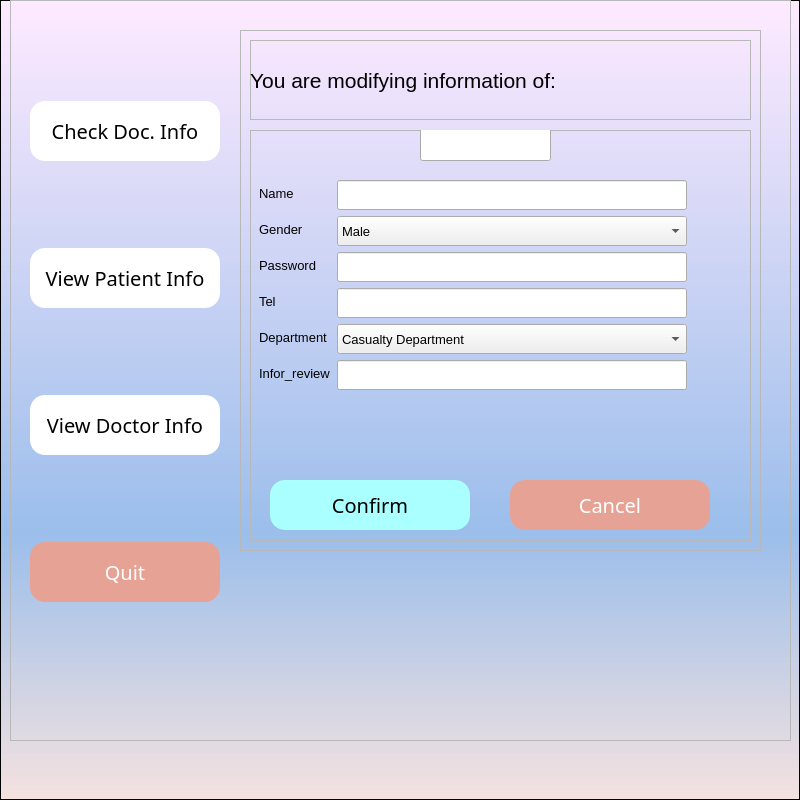
<?xml version="1.0" encoding="UTF-8"?>
<ui version="4.0">
 <class>Form</class>
 <widget class="QWidget" name="Form">
  <property name="geometry">
   <rect>
    <x>0</x>
    <y>0</y>
    <width>800</width>
    <height>800</height>
   </rect>
  </property>
  <property name="windowTitle">
   <string>Form</string>
  </property>
  <widget class="QFrame" name="frame_main">
   <property name="geometry">
    <rect>
     <x>10</x>
     <y>0</y>
     <width>781</width>
     <height>741</height>
    </rect>
   </property>
   <property name="frameShape">
    <enum>QFrame::StyledPanel</enum>
   </property>
   <property name="frameShadow">
    <enum>QFrame::Raised</enum>
   </property>
   <widget class="QStackedWidget" name="stackedWidget">
    <property name="geometry">
     <rect>
      <x>220</x>
      <y>20</y>
      <width>541</width>
      <height>741</height>
     </rect>
    </property>
    <property name="currentIndex">
     <number>3</number>
    </property>
    <widget class="QWidget" name="page_checkDoc">
     <widget class="QFrame" name="frame_5">
      <property name="geometry">
       <rect>
        <x>10</x>
        <y>10</y>
        <width>521</width>
        <height>521</height>
       </rect>
      </property>
      <property name="frameShape">
       <enum>QFrame::StyledPanel</enum>
      </property>
      <property name="frameShadow">
       <enum>QFrame::Raised</enum>
      </property>
      <widget class="QFrame" name="frame_6">
       <property name="geometry">
        <rect>
         <x>10</x>
         <y>10</y>
         <width>501</width>
         <height>71</height>
        </rect>
       </property>
       <property name="frameShape">
        <enum>QFrame::StyledPanel</enum>
       </property>
       <property name="frameShadow">
        <enum>QFrame::Raised</enum>
       </property>
       <widget class="QLabel" name="label">
        <property name="geometry">
         <rect>
          <x>1</x>
          <y>4</y>
          <width>501</width>
          <height>61</height>
         </rect>
        </property>
        <property name="font">
         <font>
          <family>Arial Black</family>
          <pointsize>10</pointsize>
          <weight>75</weight>
          <bold>true</bold>
         </font>
        </property>
        <property name="text">
         <string>Please check the following information</string>
        </property>
        <property name="alignment">
         <set>Qt::AlignCenter</set>
        </property>
       </widget>
      </widget>
      <widget class="QFrame" name="frame_7">
       <property name="geometry">
        <rect>
         <x>10</x>
         <y>90</y>
         <width>501</width>
         <height>421</height>
        </rect>
       </property>
       <property name="frameShape">
        <enum>QFrame::StyledPanel</enum>
       </property>
       <property name="frameShadow">
        <enum>QFrame::Raised</enum>
       </property>
       <widget class="QTableWidget" name="tableWidget">
        <property name="geometry">
         <rect>
          <x>10</x>
          <y>10</y>
          <width>481</width>
          <height>401</height>
         </rect>
        </property>
        <attribute name="horizontalHeaderCascadingSectionResizes">
         <bool>false</bool>
        </attribute>
        <attribute name="horizontalHeaderDefaultSectionSize">
         <number>80</number>
        </attribute>
        <attribute name="horizontalHeaderStretchLastSection">
         <bool>true</bool>
        </attribute>
        <column>
         <property name="text">
          <string>Doc. ID</string>
         </property>
        </column>
        <column>
         <property name="text">
          <string>Name</string>
         </property>
        </column>
        <column>
         <property name="text">
          <string>Gender</string>
         </property>
        </column>
        <column>
         <property name="text">
          <string>Tel</string>
         </property>
        </column>
        <column>
         <property name="text">
          <string>Department</string>
         </property>
        </column>
       </widget>
      </widget>
     </widget>
    </widget>
    <widget class="QWidget" name="page_patient">
     <widget class="QTableWidget" name="tableWidget_patient">
      <property name="geometry">
       <rect>
        <x>10</x>
        <y>60</y>
        <width>521</width>
        <height>521</height>
       </rect>
      </property>
      <attribute name="horizontalHeaderDefaultSectionSize">
       <number>100</number>
      </attribute>
      <attribute name="horizontalHeaderStretchLastSection">
       <bool>true</bool>
      </attribute>
      <column>
       <property name="text">
        <string>Name</string>
       </property>
      </column>
      <column>
       <property name="text">
        <string>Gender</string>
       </property>
      </column>
      <column>
       <property name="text">
        <string>ID</string>
       </property>
      </column>
      <column>
       <property name="text">
        <string>Tel</string>
       </property>
      </column>
      <column>
       <property name="text">
        <string>Age</string>
       </property>
      </column>
     </widget>
    </widget>
    <widget class="QWidget" name="page_doctor">
     <widget class="QTableWidget" name="tableWidget_2">
      <property name="geometry">
       <rect>
        <x>10</x>
        <y>80</y>
        <width>521</width>
        <height>521</height>
       </rect>
      </property>
      <attribute name="horizontalHeaderDefaultSectionSize">
       <number>100</number>
      </attribute>
      <attribute name="horizontalHeaderStretchLastSection">
       <bool>true</bool>
      </attribute>
      <column>
       <property name="text">
        <string>Name</string>
       </property>
      </column>
      <column>
       <property name="text">
        <string>Gender</string>
       </property>
      </column>
      <column>
       <property name="text">
        <string>ID</string>
       </property>
      </column>
      <column>
       <property name="text">
        <string>Tel</string>
       </property>
      </column>
      <column>
       <property name="text">
        <string>Departmemt</string>
       </property>
      </column>
     </widget>
    </widget>
    <widget class="QWidget" name="page_doctorModify">
     <widget class="QFrame" name="frame">
      <property name="geometry">
       <rect>
        <x>10</x>
        <y>10</y>
        <width>521</width>
        <height>521</height>
       </rect>
      </property>
      <property name="frameShape">
       <enum>QFrame::StyledPanel</enum>
      </property>
      <property name="frameShadow">
       <enum>QFrame::Raised</enum>
      </property>
      <widget class="QFrame" name="frame_2">
       <property name="geometry">
        <rect>
         <x>10</x>
         <y>10</y>
         <width>501</width>
         <height>80</height>
        </rect>
       </property>
       <property name="frameShape">
        <enum>QFrame::StyledPanel</enum>
       </property>
       <property name="frameShadow">
        <enum>QFrame::Raised</enum>
       </property>
       <widget class="QLabel" name="label_7">
        <property name="geometry">
         <rect>
          <x>0</x>
          <y>10</y>
          <width>521</width>
          <height>61</height>
         </rect>
        </property>
        <property name="font">
         <font>
          <family>Arial</family>
          <pointsize>16</pointsize>
         </font>
        </property>
        <property name="text">
         <string>You are modifying information of:</string>
        </property>
       </widget>
      </widget>
      <widget class="QFrame" name="frame_3">
       <property name="geometry">
        <rect>
         <x>10</x>
         <y>100</y>
         <width>501</width>
         <height>411</height>
        </rect>
       </property>
       <property name="frameShape">
        <enum>QFrame::StyledPanel</enum>
       </property>
       <property name="frameShadow">
        <enum>QFrame::Raised</enum>
       </property>
       <widget class="QWidget" name="formLayoutWidget">
        <property name="geometry">
         <rect>
          <x>9</x>
          <y>50</y>
          <width>521</width>
          <height>271</height>
         </rect>
        </property>
        <layout class="QFormLayout" name="formLayout">
         <item row="0" column="0">
          <widget class="QLabel" name="label_3">
           <property name="font">
            <font>
             <family>Arial</family>
             <pointsize>10</pointsize>
            </font>
           </property>
           <property name="text">
            <string>Name</string>
           </property>
          </widget>
         </item>
         <item row="0" column="1">
          <widget class="QLineEdit" name="lineEdit_2">
           <property name="sizePolicy">
            <sizepolicy hsizetype="Fixed" vsizetype="Fixed">
             <horstretch>0</horstretch>
             <verstretch>0</verstretch>
            </sizepolicy>
           </property>
           <property name="minimumSize">
            <size>
             <width>350</width>
             <height>30</height>
            </size>
           </property>
           <property name="maximumSize">
            <size>
             <width>350</width>
             <height>30</height>
            </size>
           </property>
          </widget>
         </item>
         <item row="1" column="0">
          <widget class="QLabel" name="label_4">
           <property name="font">
            <font>
             <family>Arial</family>
             <pointsize>10</pointsize>
            </font>
           </property>
           <property name="text">
            <string>Gender</string>
           </property>
          </widget>
         </item>
         <item row="1" column="1">
          <widget class="QComboBox" name="comboBox">
           <property name="sizePolicy">
            <sizepolicy hsizetype="Fixed" vsizetype="Fixed">
             <horstretch>0</horstretch>
             <verstretch>0</verstretch>
            </sizepolicy>
           </property>
           <property name="minimumSize">
            <size>
             <width>350</width>
             <height>30</height>
            </size>
           </property>
           <property name="maximumSize">
            <size>
             <width>350</width>
             <height>30</height>
            </size>
           </property>
           <property name="font">
            <font>
             <family>Arial</family>
             <pointsize>10</pointsize>
            </font>
           </property>
           <item>
            <property name="text">
             <string>Male</string>
            </property>
           </item>
           <item>
            <property name="text">
             <string>Female</string>
            </property>
           </item>
          </widget>
         </item>
         <item row="2" column="0">
          <widget class="QLabel" name="label_15">
           <property name="font">
            <font>
             <family>Arial</family>
             <pointsize>10</pointsize>
            </font>
           </property>
           <property name="text">
            <string>Password</string>
           </property>
          </widget>
         </item>
         <item row="2" column="1">
          <widget class="QLineEdit" name="lineEdit_9">
           <property name="sizePolicy">
            <sizepolicy hsizetype="Fixed" vsizetype="Fixed">
             <horstretch>0</horstretch>
             <verstretch>0</verstretch>
            </sizepolicy>
           </property>
           <property name="minimumSize">
            <size>
             <width>350</width>
             <height>30</height>
            </size>
           </property>
           <property name="maximumSize">
            <size>
             <width>350</width>
             <height>30</height>
            </size>
           </property>
          </widget>
         </item>
         <item row="3" column="0">
          <widget class="QLabel" name="label_5">
           <property name="font">
            <font>
             <family>Arial</family>
             <pointsize>10</pointsize>
            </font>
           </property>
           <property name="text">
            <string>Tel</string>
           </property>
          </widget>
         </item>
         <item row="3" column="1">
          <widget class="QLineEdit" name="lineEdit_3">
           <property name="sizePolicy">
            <sizepolicy hsizetype="Fixed" vsizetype="Fixed">
             <horstretch>0</horstretch>
             <verstretch>0</verstretch>
            </sizepolicy>
           </property>
           <property name="minimumSize">
            <size>
             <width>350</width>
             <height>30</height>
            </size>
           </property>
           <property name="maximumSize">
            <size>
             <width>350</width>
             <height>30</height>
            </size>
           </property>
          </widget>
         </item>
         <item row="4" column="0">
          <widget class="QLabel" name="label_6">
           <property name="font">
            <font>
             <family>Arial</family>
             <pointsize>10</pointsize>
            </font>
           </property>
           <property name="text">
            <string>Department</string>
           </property>
          </widget>
         </item>
         <item row="4" column="1">
          <widget class="QComboBox" name="comboBox_2">
           <property name="sizePolicy">
            <sizepolicy hsizetype="Fixed" vsizetype="Fixed">
             <horstretch>0</horstretch>
             <verstretch>0</verstretch>
            </sizepolicy>
           </property>
           <property name="minimumSize">
            <size>
             <width>350</width>
             <height>30</height>
            </size>
           </property>
           <property name="maximumSize">
            <size>
             <width>350</width>
             <height>30</height>
            </size>
           </property>
           <property name="font">
            <font>
             <family>Arial</family>
             <pointsize>10</pointsize>
            </font>
           </property>
           <item>
            <property name="text">
             <string>Casualty Department</string>
            </property>
           </item>
           <item>
            <property name="text">
             <string>Operating Theatre</string>
            </property>
           </item>
           <item>
            <property name="text">
             <string>Intensive Care Unit</string>
            </property>
           </item>
           <item>
            <property name="text">
             <string>Anesthesiology Department</string>
            </property>
           </item>
           <item>
            <property name="text">
             <string>Cardiology Department</string>
            </property>
           </item>
           <item>
            <property name="text">
             <string>ENT Department</string>
            </property>
           </item>
           <item>
            <property name="text">
             <string>Geriatric Department</string>
            </property>
           </item>
           <item>
            <property name="text">
             <string>Gastroenterology Department</string>
            </property>
           </item>
          </widget>
         </item>
         <item row="5" column="0">
          <widget class="QLabel" name="label_16">
           <property name="font">
            <font>
             <family>Arial</family>
             <pointsize>10</pointsize>
            </font>
           </property>
           <property name="text">
            <string>Infor_review</string>
           </property>
          </widget>
         </item>
         <item row="5" column="1">
          <widget class="QLineEdit" name="lineEdit_10">
           <property name="sizePolicy">
            <sizepolicy hsizetype="Fixed" vsizetype="Fixed">
             <horstretch>0</horstretch>
             <verstretch>0</verstretch>
            </sizepolicy>
           </property>
           <property name="minimumSize">
            <size>
             <width>350</width>
             <height>30</height>
            </size>
           </property>
           <property name="maximumSize">
            <size>
             <width>350</width>
             <height>30</height>
            </size>
           </property>
          </widget>
         </item>
        </layout>
       </widget>
       <widget class="QLineEdit" name="lineEdit">
        <property name="geometry">
         <rect>
          <x>170</x>
          <y>-10</y>
          <width>131</width>
          <height>41</height>
         </rect>
        </property>
        <property name="font">
         <font>
          <family>Arial</family>
         </font>
        </property>
        <property name="readOnly">
         <bool>true</bool>
        </property>
       </widget>
       <widget class="QPushButton" name="pushButton_confirm">
        <property name="geometry">
         <rect>
          <x>20</x>
          <y>350</y>
          <width>200</width>
          <height>50</height>
         </rect>
        </property>
        <property name="sizePolicy">
         <sizepolicy hsizetype="Fixed" vsizetype="Fixed">
          <horstretch>0</horstretch>
          <verstretch>0</verstretch>
         </sizepolicy>
        </property>
        <property name="minimumSize">
         <size>
          <width>200</width>
          <height>50</height>
         </size>
        </property>
        <property name="maximumSize">
         <size>
          <width>200</width>
          <height>50</height>
         </size>
        </property>
        <property name="font">
         <font>
          <family>Microsoft Yahei</family>
          <pointsize>-1</pointsize>
          <weight>50</weight>
          <italic>false</italic>
          <bold>false</bold>
         </font>
        </property>
        <property name="styleSheet">
         <string notr="true">QPushButton
{
    font-family:Microsoft Yahei;
    font:20px;
    color:black;
    background-color:rgb(170, 255, 255);
    border-radius:15px;
}

QPushButton:hover
{
    background-color:rgb(0, 255, 255);
}

QPushButton:pressed
{
    background-color:rgb(0, 255, 255);
    padding-left:3px;
    padding-top:3px;
}
</string>
        </property>
        <property name="text">
         <string>Confirm</string>
        </property>
       </widget>
       <widget class="QPushButton" name="pushButton_cancel">
        <property name="geometry">
         <rect>
          <x>260</x>
          <y>350</y>
          <width>200</width>
          <height>50</height>
         </rect>
        </property>
        <property name="sizePolicy">
         <sizepolicy hsizetype="Fixed" vsizetype="Fixed">
          <horstretch>0</horstretch>
          <verstretch>0</verstretch>
         </sizepolicy>
        </property>
        <property name="minimumSize">
         <size>
          <width>200</width>
          <height>50</height>
         </size>
        </property>
        <property name="maximumSize">
         <size>
          <width>200</width>
          <height>50</height>
         </size>
        </property>
        <property name="font">
         <font>
          <family>Microsoft Yahei</family>
          <pointsize>-1</pointsize>
          <weight>50</weight>
          <italic>false</italic>
          <bold>false</bold>
         </font>
        </property>
        <property name="styleSheet">
         <string notr="true">QPushButton
{
    font-family:Microsoft Yahei;
    font:20px;
    color:white;
    background-color:rgb(230, 162, 149);
    border-radius:15px;
}

QPushButton:hover
{
    background-color:rgb(184, 67, 44);
}

QPushButton:pressed
{
    background-color:rgb(184, 67, 44);
    padding-left:3px;
    padding-top:3px;
}</string>
        </property>
        <property name="text">
         <string>Cancel</string>
        </property>
       </widget>
      </widget>
     </widget>
    </widget>
    <widget class="QWidget" name="page_patientModify">
     <widget class="QWidget" name="formLayoutWidget_2">
      <property name="geometry">
       <rect>
        <x>10</x>
        <y>100</y>
        <width>541</width>
        <height>632</height>
       </rect>
      </property>
      <layout class="QFormLayout" name="formLayout_2">
       <item row="0" column="0">
        <widget class="QLabel" name="label_8">
         <property name="font">
          <font>
           <family>Arial</family>
           <pointsize>10</pointsize>
          </font>
         </property>
         <property name="text">
          <string>Name</string>
         </property>
        </widget>
       </item>
       <item row="0" column="1">
        <widget class="QLineEdit" name="lineEdit_5">
         <property name="sizePolicy">
          <sizepolicy hsizetype="Fixed" vsizetype="Fixed">
           <horstretch>0</horstretch>
           <verstretch>0</verstretch>
          </sizepolicy>
         </property>
         <property name="minimumSize">
          <size>
           <width>300</width>
           <height>30</height>
          </size>
         </property>
         <property name="maximumSize">
          <size>
           <width>300</width>
           <height>30</height>
          </size>
         </property>
        </widget>
       </item>
       <item row="1" column="0">
        <widget class="QLabel" name="label_9">
         <property name="font">
          <font>
           <family>Arial</family>
           <pointsize>10</pointsize>
          </font>
         </property>
         <property name="text">
          <string>Gender</string>
         </property>
        </widget>
       </item>
       <item row="1" column="1">
        <widget class="QComboBox" name="comboBox_3">
         <property name="sizePolicy">
          <sizepolicy hsizetype="Fixed" vsizetype="Fixed">
           <horstretch>0</horstretch>
           <verstretch>0</verstretch>
          </sizepolicy>
         </property>
         <property name="minimumSize">
          <size>
           <width>300</width>
           <height>30</height>
          </size>
         </property>
         <property name="maximumSize">
          <size>
           <width>300</width>
           <height>30</height>
          </size>
         </property>
         <property name="font">
          <font>
           <family>Arial</family>
           <pointsize>10</pointsize>
          </font>
         </property>
         <item>
          <property name="text">
           <string>Male</string>
          </property>
         </item>
         <item>
          <property name="text">
           <string>Female</string>
          </property>
         </item>
        </widget>
       </item>
       <item row="2" column="0">
        <widget class="QLabel" name="label_17">
         <property name="font">
          <font>
           <family>Arial</family>
           <pointsize>10</pointsize>
          </font>
         </property>
         <property name="text">
          <string>Password</string>
         </property>
        </widget>
       </item>
       <item row="2" column="1">
        <widget class="QLineEdit" name="lineEdit_12">
         <property name="sizePolicy">
          <sizepolicy hsizetype="Fixed" vsizetype="Fixed">
           <horstretch>0</horstretch>
           <verstretch>0</verstretch>
          </sizepolicy>
         </property>
         <property name="minimumSize">
          <size>
           <width>300</width>
           <height>30</height>
          </size>
         </property>
         <property name="maximumSize">
          <size>
           <width>300</width>
           <height>30</height>
          </size>
         </property>
        </widget>
       </item>
       <item row="3" column="0">
        <widget class="QLabel" name="label_10">
         <property name="font">
          <font>
           <family>Arial</family>
           <pointsize>10</pointsize>
          </font>
         </property>
         <property name="text">
          <string>Tel</string>
         </property>
        </widget>
       </item>
       <item row="3" column="1">
        <widget class="QLineEdit" name="lineEdit_6">
         <property name="sizePolicy">
          <sizepolicy hsizetype="Fixed" vsizetype="Fixed">
           <horstretch>0</horstretch>
           <verstretch>0</verstretch>
          </sizepolicy>
         </property>
         <property name="minimumSize">
          <size>
           <width>300</width>
           <height>30</height>
          </size>
         </property>
         <property name="maximumSize">
          <size>
           <width>300</width>
           <height>30</height>
          </size>
         </property>
        </widget>
       </item>
       <item row="4" column="0">
        <widget class="QLabel" name="label_12">
         <property name="font">
          <font>
           <family>Arial</family>
           <pointsize>10</pointsize>
          </font>
         </property>
         <property name="text">
          <string>Age</string>
         </property>
        </widget>
       </item>
       <item row="4" column="1">
        <widget class="QLineEdit" name="lineEdit_7">
         <property name="sizePolicy">
          <sizepolicy hsizetype="Fixed" vsizetype="Fixed">
           <horstretch>0</horstretch>
           <verstretch>0</verstretch>
          </sizepolicy>
         </property>
         <property name="minimumSize">
          <size>
           <width>300</width>
           <height>30</height>
          </size>
         </property>
         <property name="maximumSize">
          <size>
           <width>300</width>
           <height>30</height>
          </size>
         </property>
        </widget>
       </item>
       <item row="5" column="0">
        <widget class="QLabel" name="label_11">
         <property name="font">
          <font>
           <family>Arial</family>
           <pointsize>10</pointsize>
          </font>
         </property>
         <property name="text">
          <string>Medical History</string>
         </property>
        </widget>
       </item>
       <item row="5" column="1">
        <widget class="QTextEdit" name="textEdit">
         <property name="sizePolicy">
          <sizepolicy hsizetype="Fixed" vsizetype="Fixed">
           <horstretch>0</horstretch>
           <verstretch>0</verstretch>
          </sizepolicy>
         </property>
         <property name="minimumSize">
          <size>
           <width>300</width>
           <height>100</height>
          </size>
         </property>
         <property name="maximumSize">
          <size>
           <width>300</width>
           <height>50</height>
          </size>
         </property>
        </widget>
       </item>
       <item row="6" column="0">
        <widget class="QLabel" name="label_13">
         <property name="font">
          <font>
           <family>Arial</family>
           <pointsize>10</pointsize>
          </font>
         </property>
         <property name="text">
          <string>Allergy</string>
         </property>
        </widget>
       </item>
       <item row="6" column="1">
        <widget class="QTextEdit" name="textEdit_2">
         <property name="sizePolicy">
          <sizepolicy hsizetype="Fixed" vsizetype="Expanding">
           <horstretch>0</horstretch>
           <verstretch>0</verstretch>
          </sizepolicy>
         </property>
         <property name="minimumSize">
          <size>
           <width>300</width>
           <height>100</height>
          </size>
         </property>
         <property name="maximumSize">
          <size>
           <width>300</width>
           <height>100</height>
          </size>
         </property>
        </widget>
       </item>
       <item row="7" column="0">
        <widget class="QLabel" name="label_14">
         <property name="font">
          <font>
           <family>Arial</family>
           <pointsize>10</pointsize>
          </font>
         </property>
         <property name="text">
          <string>Ward No.</string>
         </property>
        </widget>
       </item>
       <item row="7" column="1">
        <widget class="QLineEdit" name="lineEdit_8">
         <property name="sizePolicy">
          <sizepolicy hsizetype="Fixed" vsizetype="Fixed">
           <horstretch>0</horstretch>
           <verstretch>0</verstretch>
          </sizepolicy>
         </property>
         <property name="minimumSize">
          <size>
           <width>300</width>
           <height>30</height>
          </size>
         </property>
         <property name="maximumSize">
          <size>
           <width>300</width>
           <height>30</height>
          </size>
         </property>
        </widget>
       </item>
       <item row="10" column="1">
        <widget class="QPushButton" name="pushButton_cancel_2">
         <property name="sizePolicy">
          <sizepolicy hsizetype="Fixed" vsizetype="Fixed">
           <horstretch>0</horstretch>
           <verstretch>0</verstretch>
          </sizepolicy>
         </property>
         <property name="minimumSize">
          <size>
           <width>200</width>
           <height>50</height>
          </size>
         </property>
         <property name="maximumSize">
          <size>
           <width>200</width>
           <height>50</height>
          </size>
         </property>
         <property name="font">
          <font>
           <family>Microsoft Yahei</family>
           <pointsize>-1</pointsize>
           <weight>50</weight>
           <italic>false</italic>
           <bold>false</bold>
          </font>
         </property>
         <property name="styleSheet">
          <string notr="true">QPushButton
{
    font-family:Microsoft Yahei;
    font:20px;
    color:white;
    background-color:rgb(230, 162, 149);
    border-radius:15px;
}

QPushButton:hover
{
    background-color:rgb(184, 67, 44);
}

QPushButton:pressed
{
    background-color:rgb(184, 67, 44);
    padding-left:3px;
    padding-top:3px;
}</string>
         </property>
         <property name="text">
          <string>Cancel</string>
         </property>
        </widget>
       </item>
       <item row="9" column="1">
        <widget class="QPushButton" name="pushButton_confirm_2">
         <property name="sizePolicy">
          <sizepolicy hsizetype="Fixed" vsizetype="Fixed">
           <horstretch>0</horstretch>
           <verstretch>0</verstretch>
          </sizepolicy>
         </property>
         <property name="minimumSize">
          <size>
           <width>200</width>
           <height>50</height>
          </size>
         </property>
         <property name="maximumSize">
          <size>
           <width>200</width>
           <height>50</height>
          </size>
         </property>
         <property name="font">
          <font>
           <family>Microsoft Yahei</family>
           <pointsize>-1</pointsize>
           <weight>50</weight>
           <italic>false</italic>
           <bold>false</bold>
          </font>
         </property>
         <property name="styleSheet">
          <string notr="true">QPushButton
{
    font-family:Microsoft Yahei;
    font:20px;
    color:black;
    background-color:rgb(170, 255, 255);
    border-radius:15px;
}

QPushButton:hover
{
    background-color:rgb(0, 255, 255);
}

QPushButton:pressed
{
    background-color:rgb(0, 255, 255);
    padding-left:3px;
    padding-top:3px;
}
</string>
         </property>
         <property name="text">
          <string>Confirm</string>
         </property>
        </widget>
       </item>
      </layout>
     </widget>
     <widget class="QLineEdit" name="lineEdit_4">
      <property name="geometry">
       <rect>
        <x>200</x>
        <y>50</y>
        <width>131</width>
        <height>41</height>
       </rect>
      </property>
      <property name="font">
       <font>
        <family>Arial</family>
       </font>
      </property>
      <property name="readOnly">
       <bool>true</bool>
      </property>
     </widget>
     <widget class="QLabel" name="label_18">
      <property name="geometry">
       <rect>
        <x>20</x>
        <y>-10</y>
        <width>521</width>
        <height>61</height>
       </rect>
      </property>
      <property name="font">
       <font>
        <family>Arial</family>
        <pointsize>16</pointsize>
       </font>
      </property>
      <property name="text">
       <string>You are modifying information of:</string>
      </property>
     </widget>
    </widget>
   </widget>
   <widget class="QWidget" name="verticalLayoutWidget">
    <property name="geometry">
     <rect>
      <x>20</x>
      <y>20</y>
      <width>202</width>
      <height>663</height>
     </rect>
    </property>
    <layout class="QVBoxLayout" name="verticalLayout">
     <item>
      <widget class="QPushButton" name="pushButton_checkDoc">
       <property name="sizePolicy">
        <sizepolicy hsizetype="Fixed" vsizetype="Fixed">
         <horstretch>0</horstretch>
         <verstretch>0</verstretch>
        </sizepolicy>
       </property>
       <property name="minimumSize">
        <size>
         <width>190</width>
         <height>60</height>
        </size>
       </property>
       <property name="maximumSize">
        <size>
         <width>190</width>
         <height>60</height>
        </size>
       </property>
       <property name="font">
        <font>
         <family>Microsoft Yahei</family>
         <pointsize>-1</pointsize>
         <weight>50</weight>
         <italic>false</italic>
         <bold>false</bold>
        </font>
       </property>
       <property name="styleSheet">
        <string notr="true">QPushButton
{
    font-family:Microsoft Yahei;
    font:20px;
    color:black;
    background-color:rgb(255, 255, 255);
    border-radius:15px;
}

QPushButton:hover
{
    background-color:rgb(231, 215, 215);
}

QPushButton:pressed
{
    background-color:rgb(231, 215, 215);
    padding-left:3px;
    padding-top:3px;
}
</string>
       </property>
       <property name="text">
        <string>Check Doc. Info</string>
       </property>
      </widget>
     </item>
     <item>
      <widget class="QPushButton" name="pushButton_viewPatient">
       <property name="sizePolicy">
        <sizepolicy hsizetype="Fixed" vsizetype="Fixed">
         <horstretch>0</horstretch>
         <verstretch>0</verstretch>
        </sizepolicy>
       </property>
       <property name="minimumSize">
        <size>
         <width>190</width>
         <height>60</height>
        </size>
       </property>
       <property name="maximumSize">
        <size>
         <width>190</width>
         <height>60</height>
        </size>
       </property>
       <property name="font">
        <font>
         <family>Microsoft Yahei</family>
         <pointsize>-1</pointsize>
         <weight>50</weight>
         <italic>false</italic>
         <bold>false</bold>
        </font>
       </property>
       <property name="styleSheet">
        <string notr="true">QPushButton
{
    font-family:Microsoft Yahei;
    font:20px;
    color:black;
    background-color:rgb(255, 255, 255);
    border-radius:15px;
}

QPushButton:hover
{
    background-color:rgb(231, 215, 215);
}

QPushButton:pressed
{
    background-color:rgb(231, 215, 215);
    padding-left:3px;
    padding-top:3px;
}
</string>
       </property>
       <property name="text">
        <string>View Patient Info</string>
       </property>
      </widget>
     </item>
     <item>
      <widget class="QPushButton" name="pushButton_viewDoc">
       <property name="sizePolicy">
        <sizepolicy hsizetype="Fixed" vsizetype="Fixed">
         <horstretch>0</horstretch>
         <verstretch>0</verstretch>
        </sizepolicy>
       </property>
       <property name="minimumSize">
        <size>
         <width>190</width>
         <height>60</height>
        </size>
       </property>
       <property name="maximumSize">
        <size>
         <width>190</width>
         <height>60</height>
        </size>
       </property>
       <property name="font">
        <font>
         <family>Microsoft Yahei</family>
         <pointsize>-1</pointsize>
         <weight>50</weight>
         <italic>false</italic>
         <bold>false</bold>
        </font>
       </property>
       <property name="styleSheet">
        <string notr="true">QPushButton
{
    font-family:Microsoft Yahei;
    font:20px;
    color:black;
    background-color:rgb(255, 255, 255);
    border-radius:15px;
}

QPushButton:hover
{
    background-color:rgb(231, 215, 215);
}

QPushButton:pressed
{
    background-color:rgb(231, 215, 215);
    padding-left:3px;
    padding-top:3px;
}
</string>
       </property>
       <property name="text">
        <string>View Doctor Info</string>
       </property>
      </widget>
     </item>
     <item>
      <widget class="QPushButton" name="pushButton_quit">
       <property name="sizePolicy">
        <sizepolicy hsizetype="Fixed" vsizetype="Fixed">
         <horstretch>0</horstretch>
         <verstretch>0</verstretch>
        </sizepolicy>
       </property>
       <property name="minimumSize">
        <size>
         <width>190</width>
         <height>60</height>
        </size>
       </property>
       <property name="maximumSize">
        <size>
         <width>190</width>
         <height>60</height>
        </size>
       </property>
       <property name="font">
        <font>
         <family>Microsoft Yahei</family>
         <pointsize>-1</pointsize>
         <weight>50</weight>
         <italic>false</italic>
         <bold>false</bold>
        </font>
       </property>
       <property name="styleSheet">
        <string notr="true">QPushButton
{
    font-family:Microsoft Yahei;
    font:20px;
    color:white;
    background-color:rgb(230, 162, 149);
    border-radius:15px;
}

QPushButton:hover
{
    background-color:rgb(184, 67, 44);
}

QPushButton:pressed
{
    background-color:rgb(184, 67, 44);
    padding-left:3px;
    padding-top:3px;
}</string>
       </property>
       <property name="text">
        <string>Quit</string>
       </property>
      </widget>
     </item>
    </layout>
   </widget>
  </widget>
  <widget class="QListView" name="listView">
   <property name="geometry">
    <rect>
     <x>0</x>
     <y>0</y>
     <width>800</width>
     <height>800</height>
    </rect>
   </property>
   <property name="styleSheet">
    <string notr="true">background:qlineargradient(spread:pad, x1:0, y1:0, x2:0, y2:1, stop:0 rgba(254, 234, 255, 255), stop:0.664773 rgba(155, 190, 235, 255), stop:1 rgba(245, 226, 223, 255))</string>
   </property>
  </widget>
  <zorder>listView</zorder>
  <zorder>frame_main</zorder>
 </widget>
 <resources/>
 <connections/>
</ui>
